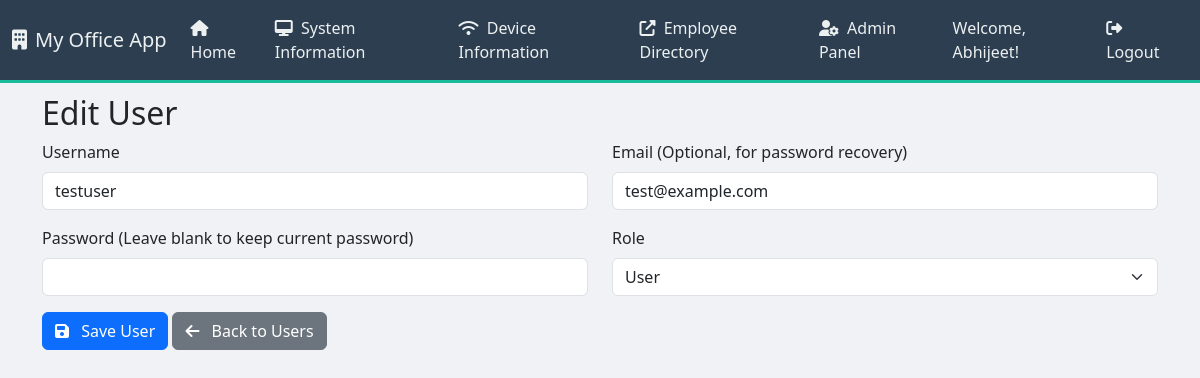
The app's page /admin/users/edit/3 (signed in) with its own data.
### app.py (models this page shows, shortened)
class User(UserMixin, db.Model):
    id = db.Column(db.Integer, primary_key=True)
    username = db.Column(db.String(80), unique=True, nullable=False)
    email = db.Column(db.String(120), unique=True, nullable=True) # Added email for future password reset
    password_hash = db.Column(db.String(128))
    role = db.Column(db.String(80), default='user') # 'user' or 'admin'

### app.py (the view, shortened to what this page needs)
@app.route('/admin/users/edit/<int:id>', methods=['GET', 'POST'])
@login_required
@admin_required
def edit_user(id):
    user = User.query.get_or_404(id)
    return render_template('admin_user_form.html', user=user, title='Edit User')

### app.py (called while the page is built)
@app.context_processor
def inject_datetime():
    return {'datetime': datetime}

@login_manager.user_loader
def load_user(user_id):
    return User.query.get(int(user_id))

def admin_required(f):
    @wraps(f)
    def decorated_function(*args, **kwargs):
        if not current_user.is_authenticated or current_user.role != 'admin':
            flash('You do not have administrative access to view this page.', 'danger')
            return redirect(url_for('index')) # Redirect to home if not admin
        return f(*args, **kwargs)
    return decorated_function

### templates/admin_user_form.html (shortened to what this page needs)
{% extends "base.html" %}
{% block content %}
    <div class="container mt-4">
        <h2>{{ title }}</h2>
        <form method="POST">
            <div class="row">
                <div class="col-md-6 mb-3">
                    <label for="username" class="form-label">Username</label>
                    <input type="text" class="form-control" id="username" name="username" value="{{ user.username if user else '' }}" required>
                </div>
                <div class="col-md-6 mb-3">
                    <label for="email" class="form-label">Email (Optional, for password recovery)</label>
                    <input type="email" class="form-control" id="email" name="email" value="{{ user.email if user else '' }}">
                </div>
                <div class="col-md-6 mb-3">
                    <label for="password" class="form-label">Password {% if user %}(Leave blank to keep current password){% else %}(Required){% endif %}</label>
                    <input type="password" class="form-control" id="password" name="password" {% if not user %}required{% endif %}>
                </div>
                <div class="col-md-6 mb-3">
                    <label for="role" class="form-label">Role</label>
                    <select class="form-select" id="role" name="role">
                        <option value="user" {% if user and user.role == 'user' %}selected{% endif %}>User</option>
                    </select>
                </div>
            </div>
            <button type="submit" class="btn btn-primary"><i class="fas fa-save me-2"></i> Save User</button>
            <a href="{{ url_for('admin_users') }}" class="btn btn-secondary"><i class="fas fa-arrow-left me-2"></i> Back to Users</a>
        </form>
    </div>
{% endblock %}

### templates/base.html (shortened to what this page needs)
<!DOCTYPE html>
<html lang="en">
<head>
    <link href="https://cdn.jsdelivr.net/npm/bootstrap@5.3.3/dist/css/bootstrap.min.css" rel="stylesheet">
    <link rel="stylesheet" href="https://cdnjs.cloudflare.com/ajax/libs/font-awesome/6.5.2/css/all.min.css" />
    <link rel="stylesheet" href="https://cdnjs.cloudflare.com/ajax/libs/animate.css/4.1.1/animate.min.css"/>
</head>
<body>
    <nav class="navbar navbar-expand-lg navbar-dark fixed-top">
        <div class="container-fluid">
            <a class="navbar-brand" href="{{ url_for('index') }}">
                <i class="fas fa-building me-2"></i>My Office App
            </a>
            <div class="collapse navbar-collapse" id="navbarNav">
                <ul class="navbar-nav me-auto mb-2 mb-lg-0">
                    <li class="nav-item">
                        <a class="nav-link" aria-current="page" href="{{ url_for('index') }}">
                            <i class="fas fa-home me-1"></i> Home
                        </a>
                    </li>
                    <li class="nav-item">
                        <a class="nav-link" href="{{ url_for('system_info_list') }}">
                            <i class="fas fa-desktop me-1"></i> System Information
                        </a>
                    </li>
                    <li class="nav-item">
                        <a class="nav-link" href="{{ url_for('router_info_list') }}">
                            <i class="fas fa-wifi me-1"></i> Device Information
                        </a>
                    </li>
                    <li class="nav-item">
                        <a class="nav-link" href="http://172.16.16.191:5002" target="_blank">
                            <i class="fas fa-external-link-alt me-1"></i> Employee Directory
                        </a>
                    </li>
                    {% if current_user.is_authenticated and current_user.role == 'admin' %}
                    <li class="nav-item">
                        <a class="nav-link" href="{{ url_for('admin_users') }}"><i class="fas fa-user-cog me-1"></i> Admin Panel</a>
                    </li>
                    {% endif %}
                </ul>
                <ul class="navbar-nav ms-auto">
                    {% if current_user.is_authenticated %}
                    <li class="nav-item">
                        <span class="nav-link text-white">Welcome, {{ current_user.username }}!</span>
                    </li>
                    <li class="nav-item">
                        <a class="nav-link" href="{{ url_for('logout') }}"><i class="fas fa-sign-out-alt me-1"></i> Logout</a>
                    </li>
                    {% else %}
                    <li class="nav-item">
                        <a class="nav-link" href="{{ url_for('login') }}"><i class="fas fa-sign-in-alt me-1"></i> Login</a>
                    </li>
                    {% endif %}
                </ul>
            </div>
        </div>
    </nav>
    <div id="flash-messages-container">
    </div>
    <div class="container-fluid mt-4">
        {% block content %}{% endblock %}
    </div>
</body>
</html>

### templates/base.html (style rules this page uses)
body { font-family: 'Segoe UI', Tahoma, Geneva, Verdana, sans-serif; background-color: #f0f2f5; overflow-x: hidden; padding-top: 70px; }
.navbar { background-color: #2c3e50 !important; border-bottom: 3px solid #1abc9c; }
.navbar-brand, .nav-link { color: #ecf0f1 !important; font-weight: 500; }
#flash-messages-container { position: fixed; top: 70px; left: 0; right: 0; z-index: 1050; padding: 10px 15px; pointer-events: none; display: flex; justify-content: center; }

### records on screen
User: username "Abhijeet"
User: username "testuser", email "test@example.com", role "User"

### other values on screen
{{ title }} "Edit User"
